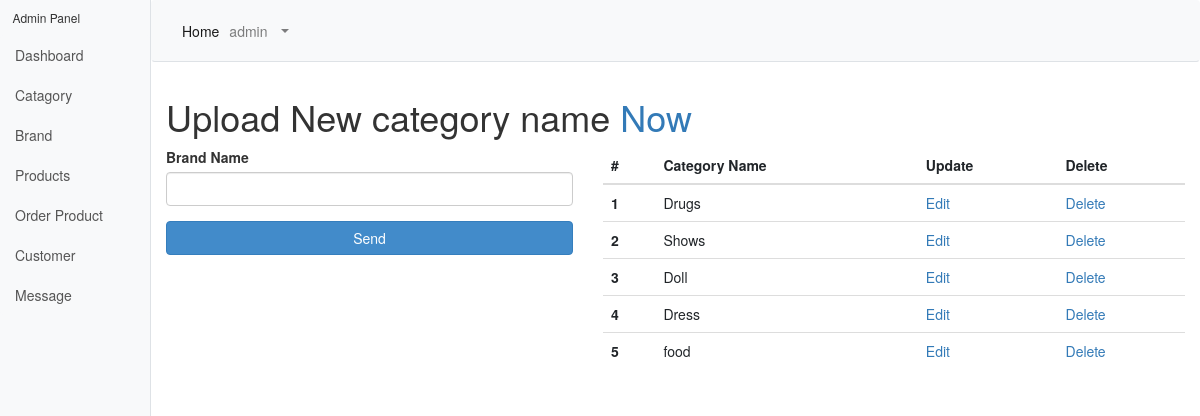
Page /admin/cat.php (signed in) on the committed database.
### tables this page shows
CREATE TABLE `tbl_catagory` (
  `catId` int(11) NOT NULL,
  `catName` varchar(200) NOT NULL
);

### classes/Catagory.php (called while the page is built, shortened)
<?php
$filepath = realpath(dirname(__FILE__));
 include_once ($filepath.'/../lib/Database.php');
class Catagory{
	private $db;
	public function __construct(){
		$this->db = new Database();
	}
	public function getAllCat(){
		$query = "SELECT * FROM tbl_catagory ORDER BY catId DESC";
		$result = $this->db->select($query);
		return $result;
	}
}
?>

### lib/Database.php (called while the page is built, shortened)
<?php
Class Database{
	public $host   = DB_HOST;
	public $user   = DB_USER;
	public $pass   = DB_PASS;
	public $dbname = DB_NAME;
	public $link;
	private function connectDB(){
	$this->link = new mysqli($this->host, $this->user, $this->pass, $this->dbname);
 }
	public function select($query){
		$result = $this->link->query($query) or die($this->link->error.__LINE__);
		if($result->num_rows > 0){
			return $result;
		} else {
			return false;
		}
	}
}

### admin/cat.php (the view, shortened to what this page needs)
<?php
include 'inc/header.php';
$viewbr = $cat->getAllCat();
 ?>
      <div class="container-fluid">
        <h1 class="mt-4"> Upload New category name <a href="cat.php">Now</a></h1>
<div class="row">
  <div class="col-md-5">
  <?php if (isset($_GET['editbr'])) {
    $editbrandview = $cat->getAllCatId(($_GET['editbr']));
foreach ($editbrandview as $value) {
    ?>
     <form method="post" action="" >
  <div class="form-outline mb-4">
    <label class="form-label" for="form4Example1">Brand Name</label>
    <input type="text" value="<?php echo $value['catName']; ?>" name="catName" id="form4Example1" class="form-control" />
  </div>
  <button type="submit" name="update" class="btn btn-primary btn-block mb-4">Update</button>
</form>
   <?php } }else{ ?>
    <form method="post" action="">
  <div class="form-outline mb-4">
    <label class="form-label" for="form4Example1">Brand Name</label>
    <input type="text" name="catName" id="form4Example1" class="form-control" />
  </div>
  <button type="submit" name="insert" class="btn btn-primary btn-block mb-4">Send</button>
</form> <?php } ?>
  </div>
  <div class="col-md-7">
    <table class="table">
  <thead>
    <tr>
      <th scope="col">#</th>
      <th scope="col">Category Name</th>
      <th scope="col">Update</th>
      <th scope="col">Delete</th>
    </tr>
  </thead>
  <tbody> <?php
  $a = 0;
                  while ($result = $viewbr->fetch_assoc()) {
                    $a++;
                ?>
    <tr>
      <th scope="row"><?php echo $a; ?></th>
      <td><?php echo $result['catName'] ?></td>
      <td><a href="?editbr=<?php echo $result['catId'] ?>">Edit</a></td>
      <td><a href="?delbr=<?php echo $result['catId'] ?>">Delete</a></td>
    </tr>
 <?php } ?>
  </tbody>
</table>
  </div>
</div>
      </div>
   <?php include 'inc/footer.php'; ?>

### admin/css/datatable.css (style rules this page uses)
.btn { display: inline-block; padding: 6px 12px !important; margin-bottom: 0; font-size: 14px; font-weight: 400; line-height: 1.42857143; text-align: center; white-space: nowrap; vertical-align: middle; -ms-touch-action: manipulation; touch-action: manipulation; cursor: pointer; -webkit-user-select: none; -moz-user-select: none; -ms-user-select: none; user-select: none; background-image: none; border: 1px solid transparent; border-radius: 4px; }
.btn-primary { color: #fff !important; background: #428bca !important; border-color: #357ebd !important; box-shadow:none !important; }

### rows in the picture
tbl_catagory: catName "Drugs"
tbl_catagory: catName "Shows"
tbl_catagory: catName "Doll"
tbl_catagory: catName "Dress"
tbl_catagory: catName "food"

### other values in the picture
$_SESSION['adminName'] "admin"
